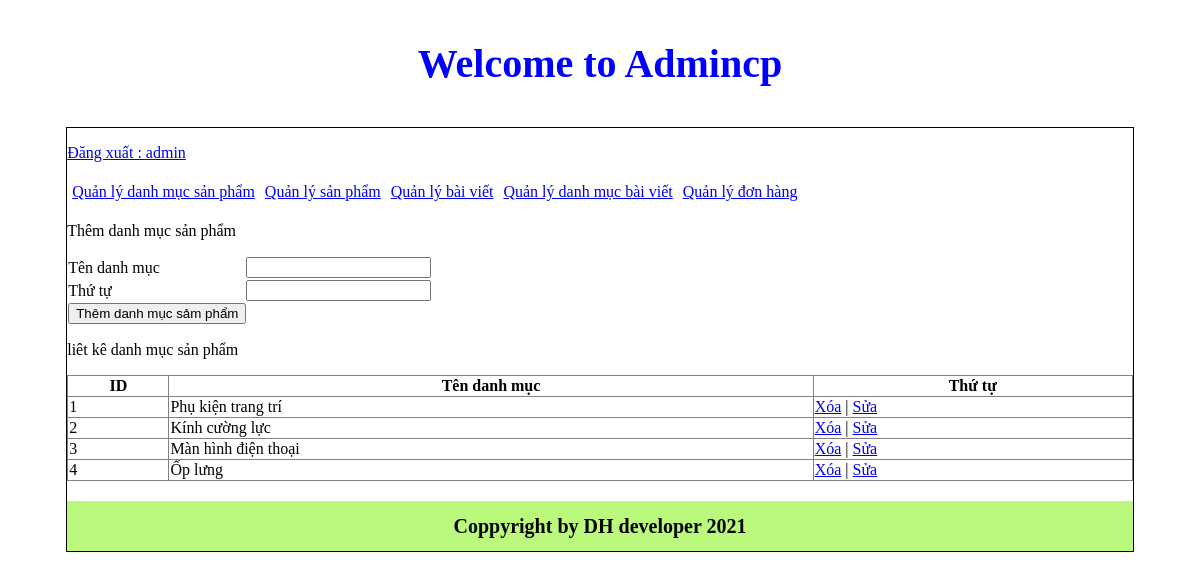
The page /admincp/index.php?action=quanlydanhmucsanpham&query=them (signed in) on the database its author committed.
### tables this page shows
CREATE TABLE `tbl_danhmuc` (
  `id_danhmuc` int(11) NOT NULL,
  `tendanhmuc` varchar(100) NOT NULL,
  `thutu` int(11) NOT NULL
);

### admincp/modules/quanlydanhmucsp/lietke.php (the view)
<?php
$sql_lietke= "SELECT * FROM tbl_danhmuc ORDER BY thutu DESC";
$query_lietke= mysqli_query($mysqli,$sql_lietke);
 ?>
<p>liêt kê danh mục sản phẩm</p>
<table border="1" width="100%" style="border-collapse: collapse;">
  <tr>
  	<th>ID</th>
   <th>Tên danh mục</th>
   <th>Thứ tự</th>
  </tr>
  <?php
 $i=0;
 while ($row= mysqli_fetch_array($query_lietke)) {
 	$i++;
  ?>
  <tr>
  	<td><?php echo $i ?></td>
    <td><?php echo $row['tendanhmuc'] ?></td>
    <td>
    	<a href="modules/quanlydanhmucsp/xuly.php?iddanhmuc=<?php echo $row['id_danhmuc'] ?>">Xóa</a> | <a href="?action=quanlydanhmucsanpham&query=sua&iddanhmuc=<?php echo $row['id_danhmuc'] ?>">Sửa</a>
    </td>
  </tr>
  <?php
}
   ?>
</table>

### rows shown on the page
tbl_danhmuc: tendanhmuc "Phụ kiện trang trí"
tbl_danhmuc: tendanhmuc "Kính cường lực"
tbl_danhmuc: tendanhmuc "Màn hình điện thoại"
tbl_danhmuc: tendanhmuc "Ốp lưng"

### other values the page prints
$_SESSION['dangnhap'] "admin"
